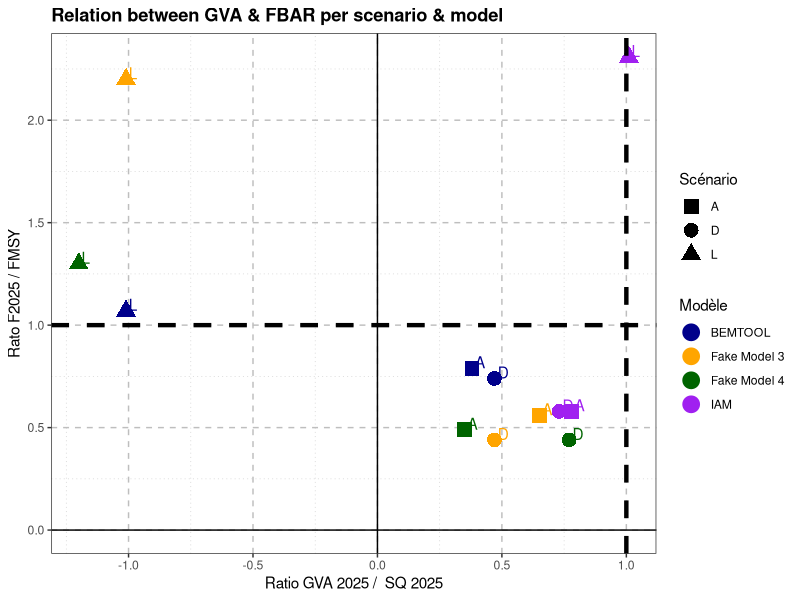

Generate this figure with R:
## ---- chunk 1
#|echo: false

library(ggplot2)
## ---- chunk 2
#|echo: false

# Données IAM
data_IAM <- data.frame(
  scenario = c("A", "D", "L"),
  gva_moyennes = c( 0.78, 0.73, 1.01),
  fbar_moyennes = c( 0.5801356, 0.5791226, 2.3088715),
  model = "IAM"
)

# Données BEMTOOL
data_BEMTOOL <- data.frame(
  scenario = c("A", "D", "L"),
  gva_moyennes = c(0.38, 0.47, -1.01),
  fbar_moyennes = c(0.79, 0.74, 1.07),
  model = "BEMTOOL"
)

# Données Fictive
data_FICTIV <- data.frame(
  scenario = c("A", "D", "L"),
  gva_moyennes = c(0.65, 0.47, -1.01),
  fbar_moyennes = c(0.56, 0.44, 2.20),
  model = "Fake Model 3"
)

# Données Fictive 2
data_FICTIV2 <- data.frame(
  scenario = c("A", "D", "L"),
  gva_moyennes = c(0.35, 0.77, -1.20),
  fbar_moyennes = c(0.49, 0.44, 1.3),
  model = "Fake Model 4"
)

# # Générer des données pour 3 modèles fictifs
# data_model1 <- generate_fictional_data(data_original)
# data_model1$model <- "Model 1"
# 
# data_model2 <- generate_fictional_data(data_original)
# data_model2$model <- "Model 2"
# 
# data_model3 <- generate_fictional_data(data_original)
# data_model3$model <- "Model 3"

# Combiner toutes les données
all_data <- rbind(data_IAM, data_BEMTOOL, data_FICTIV, data_FICTIV2)
print(all_data)
## ---- chunk 3
#|echo: false

ggplot(all_data, aes(x = gva_moyennes, y = fbar_moyennes, label = scenario, shape = scenario, color = model)) +
  geom_point(size = 4, stroke = 1.5, fill = NA) +
  geom_text(hjust = -0.3, vjust = 0, show.legend = FALSE) +
  scale_shape_manual(values = c(15, 16, 17, 18)) +
  scale_color_manual(values = c("darkblue", "orange", "darkgreen", "purple")) +
  labs(x = "Ratio GVA 2025 /  SQ 2025", 
       y = "Rato F2025 / FMSY", 
       title = "Relation between GVA & FBAR per scenario & model",
       shape = "Scénario",
       color = "Modèle") +
  theme_bw() +
  theme(panel.grid.major = element_line(color = "gray", linetype = "dashed"),
        panel.grid.minor = element_line(color = "lightgray", linetype = "dotted")) +
  geom_vline(xintercept = 0, linetype = "solid", color = "black") +
  geom_hline(yintercept = 0, linetype = "solid", color = "black") +
  geom_vline(xintercept = 1, linetype = "dashed", color = "black", linewidth = 1.5) +
  geom_hline(yintercept = 1, linetype = "dashed", color = "black", linewidth = 1.5)+
  theme(plot.title = element_text(face = "bold")) 

